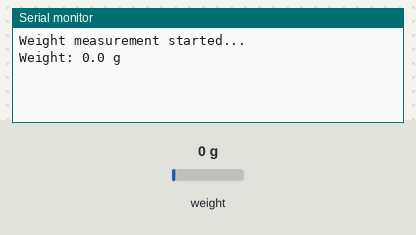
Simulated run of this sketch. Board: Arduino Uno, built with avr-gcc and run on an emulated ATmega328P. On the bench: the last lines printed to the serial monitor. The test bench sets the inputs (shaded band); at power-on: weight on the scale 0 g.

Above: at 2.2 s.
2.3 s: weight on the scale set to 100 g
At 4.6 s:
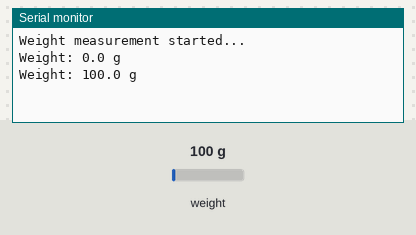
4.8 s: weight on the scale set to 1250 g
At 6.4 s:
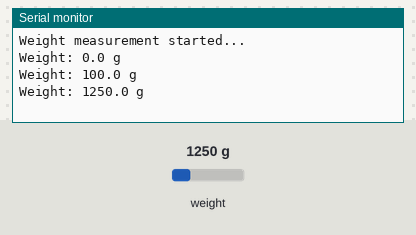
Timing chart, 0 to 7.9 s (numbered marks = the images above; inputs shaded):
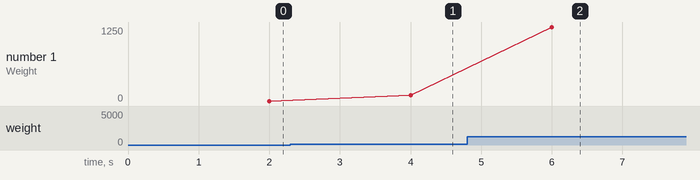

The sketch:

actual_code_for_weight_with_cali.ino
```cpp
#include "HX711.h"

// HX711 pins
#define DOUT 4
#define SCK 5

HX711 scale;

// Use your calibrated factor here (flip sign from negative)
float calibration_factor = 693950.0; // replace with your value

void setup() {
  Serial.begin(9600);
  scale.begin(DOUT, SCK);

  scale.set_scale(calibration_factor); // set calibration factor
  scale.tare(); // reset scale to 0

  Serial.println("Weight measurement started...");
}

void loop() {
  // Get average reading of 10 samples
  float weight_kg = scale.get_units(10);

  // Convert to grams
  float weight_g = weight_kg * 1000.0;

  // Print to Serial Monitor
  Serial.print("Weight: ");
  Serial.print(weight_g, 1); // 1 decimal place
  Serial.println(" g");

  delay(1000); // update every 1 second
}
```

Measured:
- after the input at 2.3 s, the serial monitor: prints a new line after 1.7 s (image 1)
- after the input at 4.8 s, the serial monitor: prints a new line after 1.2 s (image 2)
- plotted number 1: 0 → 100 after the input at 2.3 s, 100 → 1250 after the input at 4.8 s
